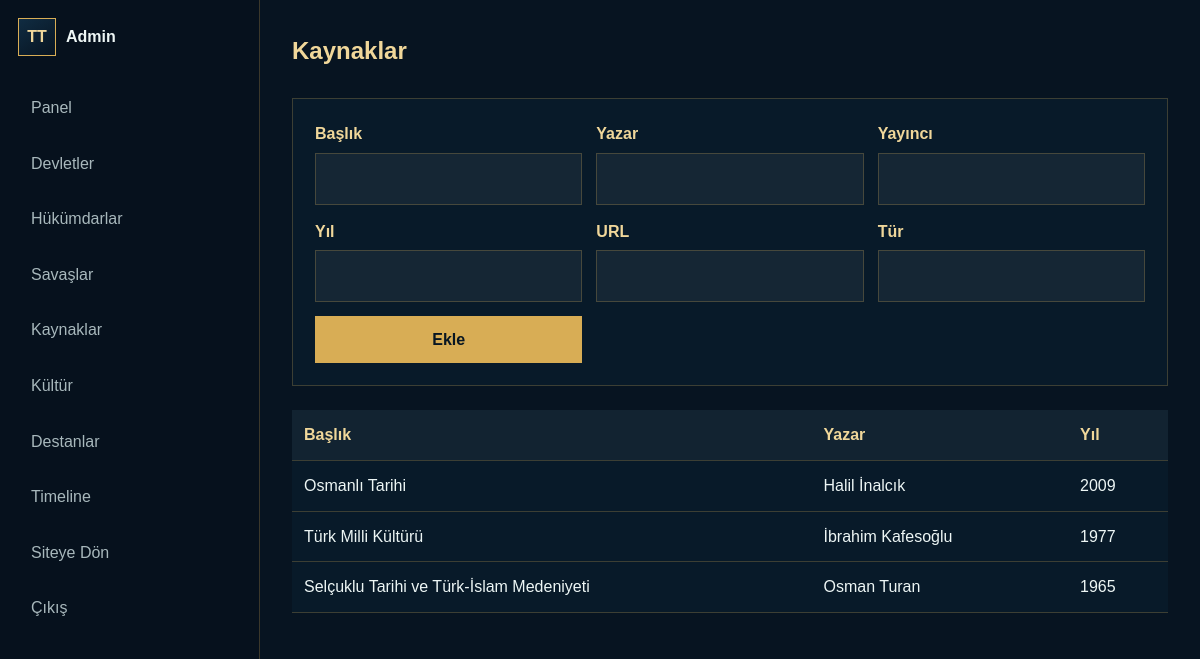
The page /turk-tarihi/admin/kaynaklar.php (signed in) on the database its author committed.
### tables this page shows
CREATE TABLE sources (
    id INT AUTO_INCREMENT PRIMARY KEY,
    title VARCHAR(255) NOT NULL,
    author VARCHAR(180),
    publisher VARCHAR(180),
    year INT,
    url VARCHAR(500),
    source_type VARCHAR(80),
    INDEX idx_sources_year (year)
);

### turk-tarihi/includes/database.php (called while the page is built, shortened)
<?php
function db(): PDO
{
    static $pdo = null;
    $host = env_value('DB_HOST', '127.0.0.1');
    $port = env_value('DB_PORT', '3306');
    $name = env_value('DB_NAME', '');
    $user = env_value('DB_USER', '');
    $password = env_value('DB_PASSWORD', '');
    $dsn = "mysql:host={$host};port={$port};dbname={$name};charset=utf8mb4";
    try {
        $pdo = new PDO($dsn, $user, $password, [
            PDO::ATTR_ERRMODE => PDO::ERRMODE_EXCEPTION,
            PDO::ATTR_DEFAULT_FETCH_MODE => PDO::FETCH_ASSOC,
            PDO::ATTR_EMULATE_PREPARES => false,
        ]);
    } catch (PDOException $exception) {
        log_error($exception);
        http_response_code(500);
        if (APP_DEBUG) {
            exit('Veritabanı bağlantı hatası: ' . htmlspecialchars($exception->getMessage(), ENT_QUOTES, 'UTF-8'));
        }
        exit('Şu anda sistem bakımda. Lütfen daha sonra tekrar deneyin.');
    }
    return $pdo;
}

### turk-tarihi/includes/functions.php (called while the page is built, shortened)
<?php
require_once __DIR__ . '/database.php';
function e(?string $value): string
{
    return htmlspecialchars((string) $value, ENT_QUOTES, 'UTF-8');
}
function fetch_all(string $sql, array $params = []): array
{
    $statement = db()->prepare($sql);
    $statement->execute($params);
    return $statement->fetchAll();
}
function get_sources(): array
{
    return fetch_all('SELECT * FROM sources ORDER BY year DESC, title ASC');
}

### turk-tarihi/admin/kaynaklar.php (the view, shortened to what this page needs)
<?php
require_once __DIR__ . '/../includes/auth.php';
$sources = get_sources();
?>
<section class="admin-heading"><h1>Kaynaklar</h1></section>
<form class="admin-form inline-form" method="post"><button class="button primary" type="submit">Ekle</button></form>
<table class="admin-table"><thead><tr><th>Başlık</th><th>Yazar</th><th>Yıl</th></tr></thead><tbody><?php foreach ($sources as $source): ?><tr><td><?= e($source['title']) ?></td><td><?= e($source['author']) ?></td><td><?= e((string) $source['year']) ?></td></tr><?php endforeach; ?></tbody></table>

### turk-tarihi/assets/css/main.css (style rules this page uses)
:root { --navy: #071421; --navy-2: #0b2033; --teal: #0f8f8f; --teal-soft: #8de2d8; --gold: #d8ad55; --gold-2: #f0d79a; --ink: #edf6f5; --muted: #a8b8bc; --line: rgba(216, 173, 85, .25); --panel: rgba(9, 28, 43, .88); --shadow: 0 20px 60px rgba(0, 0, 0, .32); }
* { box-sizing: border-box; }
html { scroll-behavior: smooth; }
body { margin: 0; font-family: Arial, Helvetica, sans-serif; color: var(--ink); background: var(--navy); line-height: 1.6; }
input, textarea, select, button { font: inherit; }
.button { display: inline-flex; align-items: center; justify-content: center; min-height: 44px; padding: 10px 18px; border: 1px solid var(--line); color: var(--ink); background: rgba(255, 255, 255, .04); cursor: pointer; }
.button.primary { border-color: var(--gold); color: #081622; background: var(--gold); font-weight: 800; }
.section-heading, .admin-heading { display: flex; align-items: end; justify-content: space-between; gap: 24px; margin-bottom: 28px; }
.search-form, .contact-panel form, .admin-form, .login-panel { display: grid; gap: 14px; }

### turk-tarihi/assets/css/components.css (style rules this page uses)
.admin-body { min-height: 100vh; display: grid; grid-template-columns: 260px 1fr; background: #071421; }
.admin-heading h1 { margin: 0; color: var(--gold-2); }
.admin-table { width: 100%; border-collapse: collapse; overflow: hidden; background: var(--panel); }
.admin-table th, .admin-table td { padding: 12px; border-bottom: 1px solid var(--line); text-align: left; vertical-align: top; }
.admin-table th { color: var(--gold-2); background: rgba(255, 255, 255, .04); }
.admin-form { max-width: 900px; padding: 22px; border: 1px solid var(--line); background: var(--panel); }
.inline-form { max-width: none; grid-template-columns: repeat(3, minmax(0, 1fr)); align-items: end; margin-bottom: 24px; }

### rows shown on the page
sources: title "Osmanlı Tarihi", author "Halil İnalcık", year "2009"
sources: title "Türk Milli Kültürü", author "İbrahim Kafesoğlu", year "1977"
sources: title "Selçuklu Tarihi ve Türk-İslam Medeniyeti", author "Osman Turan", year "1965"

### other values the page prints
$label "Başlık Yazar Yayıncı Yıl URL Tür"
